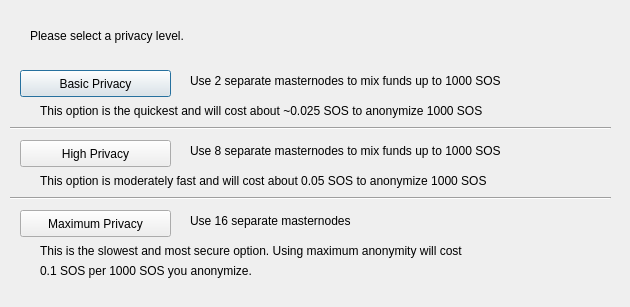
<?xml version="1.0" encoding="UTF-8"?>
<ui version="4.0">
 <class>DarksendConfig</class>
 <widget class="QDialog" name="DarksendConfig">
  <property name="geometry">
   <rect>
    <x>0</x>
    <y>0</y>
    <width>630</width>
    <height>307</height>
   </rect>
  </property>
  <property name="windowTitle">
   <string>Configure PrivateSend</string>
  </property>
  <widget class="QPushButton" name="buttonBasic">
   <property name="geometry">
    <rect>
     <x>20</x>
     <y>70</y>
     <width>151</width>
     <height>27</height>
    </rect>
   </property>
   <property name="text">
    <string>Basic Privacy</string>
   </property>
  </widget>
  <widget class="QPushButton" name="buttonHigh">
   <property name="geometry">
    <rect>
     <x>20</x>
     <y>140</y>
     <width>151</width>
     <height>27</height>
    </rect>
   </property>
   <property name="text">
    <string>High Privacy</string>
   </property>
  </widget>
  <widget class="QPushButton" name="buttonMax">
   <property name="geometry">
    <rect>
     <x>20</x>
     <y>210</y>
     <width>151</width>
     <height>27</height>
    </rect>
   </property>
   <property name="text">
    <string>Maximum Privacy</string>
   </property>
  </widget>
  <widget class="QLabel" name="label">
   <property name="geometry">
    <rect>
     <x>30</x>
     <y>20</y>
     <width>571</width>
     <height>31</height>
    </rect>
   </property>
   <property name="text">
    <string>Please select a privacy level.</string>
   </property>
  </widget>
  <widget class="QLabel" name="label_2">
   <property name="geometry">
    <rect>
     <x>190</x>
     <y>70</y>
     <width>421</width>
     <height>21</height>
    </rect>
   </property>
   <property name="text">
    <string>Use 2 separate masternodes to mix funds up to 1000 SOS</string>
   </property>
  </widget>
  <widget class="QLabel" name="label_3">
   <property name="geometry">
    <rect>
     <x>190</x>
     <y>140</y>
     <width>411</width>
     <height>21</height>
    </rect>
   </property>
   <property name="text">
    <string>Use 8 separate masternodes to mix funds up to 1000 SOS</string>
   </property>
  </widget>
  <widget class="QLabel" name="label_4">
   <property name="geometry">
    <rect>
     <x>190</x>
     <y>210</y>
     <width>421</width>
     <height>21</height>
    </rect>
   </property>
   <property name="text">
    <string>Use 16 separate masternodes</string>
   </property>
  </widget>
  <widget class="QLabel" name="label_6">
   <property name="geometry">
    <rect>
     <x>40</x>
     <y>100</y>
     <width>561</width>
     <height>21</height>
    </rect>
   </property>
   <property name="text">
    <string>This option is the quickest and will cost about ~0.025 SOS to anonymize 1000 SOS</string>
   </property>
  </widget>
  <widget class="QLabel" name="label_7">
   <property name="geometry">
    <rect>
     <x>40</x>
     <y>170</y>
     <width>561</width>
     <height>21</height>
    </rect>
   </property>
   <property name="text">
    <string>This option is moderately fast and will cost about 0.05 SOS to anonymize 1000 SOS</string>
   </property>
  </widget>
  <widget class="QLabel" name="label_8">
   <property name="geometry">
    <rect>
     <x>40</x>
     <y>240</y>
     <width>561</width>
     <height>21</height>
    </rect>
   </property>
   <property name="text">
    <string>This is the slowest and most secure option. Using maximum anonymity will cost</string>
   </property>
  </widget>
  <widget class="QLabel" name="label_9">
   <property name="geometry">
    <rect>
     <x>40</x>
     <y>260</y>
     <width>561</width>
     <height>21</height>
    </rect>
   </property>
   <property name="text">
    <string>0.1 SOS per 1000 SOS you anonymize.</string>
   </property>
  </widget>
  <widget class="Line" name="line">
   <property name="geometry">
    <rect>
     <x>10</x>
     <y>120</y>
     <width>601</width>
     <height>16</height>
    </rect>
   </property>
   <property name="orientation">
    <enum>Qt::Horizontal</enum>
   </property>
  </widget>
  <widget class="Line" name="line_2">
   <property name="geometry">
    <rect>
     <x>10</x>
     <y>190</y>
     <width>601</width>
     <height>16</height>
    </rect>
   </property>
   <property name="orientation">
    <enum>Qt::Horizontal</enum>
   </property>
  </widget>
 </widget>
 <resources/>
 <connections/>
</ui>
